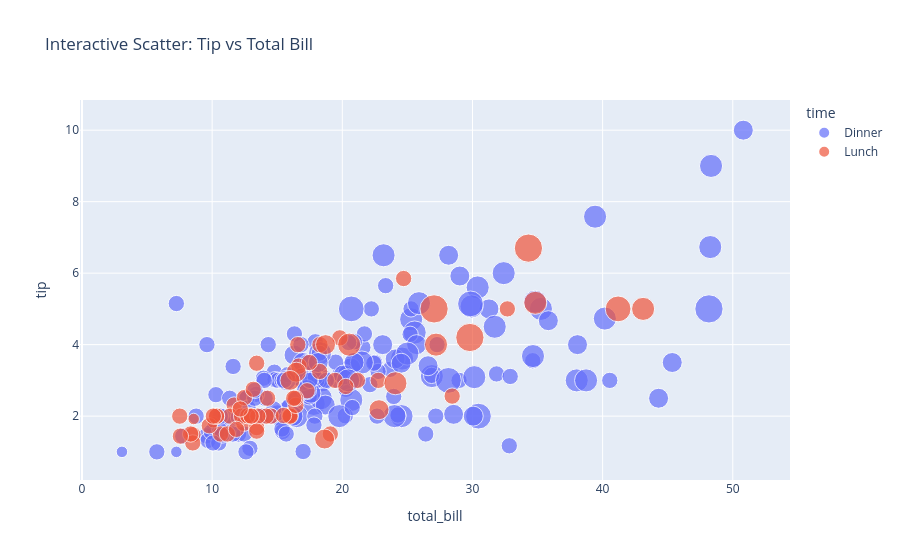

Write notebook code for a chart like this one.
### Code cell
fig = px.scatter(df, x='total_bill', y='tip', color='time', size='size', hover_data=['sex'], title='Interactive Scatter: Tip vs Total Bill')
fig.show()

### Figure 1 — Plotly figure (JSON) as saved in the notebook; plotly's stock layout.template omitted (floating-point values rounded to 4 significant figures; data arrays with more than 128 entries replaced by an {"elided": "..."} marker saying what was removed)
{"data": [{"customdata": {"elided": "176x1 str values"}, "hovertemplate": "time=Dinner<br>total_bill=%{x}<br>tip=%{y}<br>size=%{marker.size}<br>sex=%{customdata[0]}<extra></extra>", "legendgroup": "Dinner", "marker": {"color": "#636efa", "size": {"elided": "176 int values"}, "sizemode": "area", "sizeref": 0.015, "symbol": "circle"}, "mode": "markers", "name": "Dinner", "orientation": "v", "showlegend": true, "type": "scatter", "x": {"elided": "176 float values"}, "xaxis": "x", "y": {"elided": "176 float values"}, "yaxis": "y"}, {"customdata": [["Male"], ["Male"], ["Male"], ["Male"], ["Male"], ["Female"], ["Male"], ["Male"], ["Female"], ["Male"], ["Male"], ["Male"], ["Male"], ["Female"], ["Female"], ["Female"], ["Male"], ["Female"], ["Male"], ["Male"], ["Female"], ["Female"], ["Male"], ["Female"], ["Female"], ["Male"], ["Male"], ["Female"], ["Female"], ["Female"], ["Female"], ["Female"], ["Female"], ["Female"], ["Male"], ["Female"], ["Female"], ["Male"], ["Male"], ["Female"], ["Female"], ["Female"], ["Female"], ["Female"], ["Male"], ["Male"], ["Female"], ["Male"], ["Male"], ["Male"], ["Male"], ["Male"], ["Female"], ["Female"], ["Male"], ["Male"], ["Female"], ["Female"], ["Female"], ["Male"], ["Female"], ["Male"], ["Female"], ["Male"], ["Female"], ["Male"], ["Female"], ["Female"]], "hovertemplate": "time=Lunch<br>total_bill=%{x}<br>tip=%{y}<br>size=%{marker.size}<br>sex=%{customdata[0]}<extra></extra>", "legendgroup": "Lunch", "marker": {"color": "#EF553B", "size": [4, 2, 2, 2, 2, 1, 2, 2, 4, 2, 2, 2, 2, 2, 2, 4, 2, 2, 2, 2, 2, 6, 2, 2, 2, 3, 2, 2, 2, 2, 2, 2, 2, 2, 2, 2, 2, 6, 5, 6, 2, 2, 3, 2, 2, 2, 2, 2, 2, 2, 2, 2, 4, 2, 2, 3, 2, 2, 2, 4, 3, 2, 2, 1, 3, 2, 2, 2], "sizemode": "area", "sizeref": 0.015, "symbol": "circle"}, "mode": "markers", "name": "Lunch", "orientation": "v", "showlegend": true, "type": "scatter", "x": [27.2, 22.76, 17.29, 19.44, 16.66, 10.07, 32.68, 15.98, 34.83, 13.03, 18.28, 24.71, 21.16, 10.65, 12.43, 24.08, 11.69, 13.42, 14.26, 15.95, 12.48, 29.8, 8.52, 14.52, 11.38, 22.82, 19.08, 20.27, 11.17, 12.26, 18.26, 8.51, 10.33, 14.15, 16.0, 13.16, 17.47, 34.3, 41.19, 27.05, 16.43, 8.35, 18.64, 11.87, 9.78, 7.51, 19.81, 28.44, 15.48, 16.58, 7.56, 10.34, 43.11, 13.0, 13.51, 18.71, 12.74, 13.0, 16.4, 20.53, 16.47, 12.16, 13.42, 8.58, 15.98, 13.42, 16.27, 10.09], "xaxis": "x", "y": [4.0, 3.0, 2.71, 3.0, 3.4, 1.83, 5.0, 2.03, 5.17, 2.0, 4.0, 5.85, 3.0, 1.5, 1.8, 2.92, 2.31, 1.68, 2.5, 2.0, 2.52, 4.2, 1.48, 2.0, 2.0, 2.18, 1.5, 2.83, 1.5, 2.0, 3.25, 1.25, 2.0, 2.0, 2.0, 2.75, 3.5, 6.7, 5.0, 5.0, 2.3, 1.5, 1.36, 1.63, 1.73, 2.0, 4.19, 2.56, 2.02, 4.0, 1.44, 2.0, 5.0, 2.0, 2.0, 4.0, 2.01, 2.0, 2.5, 4.0, 3.23, 2.2, 3.48, 1.92, 3.0, 1.58, 2.5, 2.0], "yaxis": "y"}], "layout": {"legend": {"itemsizing": "constant", "title": {"text": "time"}, "tracegroupgap": 0}, "title": {"text": "Interactive Scatter: Tip vs Total Bill"}, "xaxis": {"anchor": "y", "domain": [0, 1], "title": {"text": "total_bill"}}, "yaxis": {"anchor": "x", "domain": [0, 1], "title": {"text": "tip"}}}}
